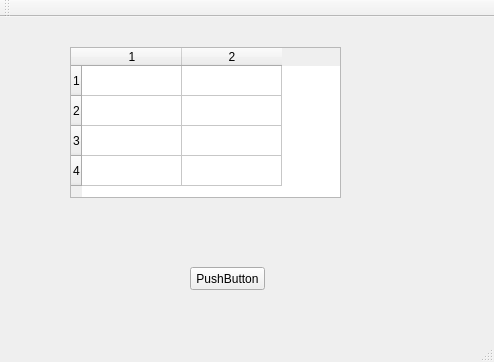
<?xml version="1.0" encoding="UTF-8"?>
<ui version="4.0">
 <class>MainWindow</class>
 <widget class="QMainWindow" name="MainWindow">
  <property name="geometry">
   <rect>
    <x>0</x>
    <y>0</y>
    <width>494</width>
    <height>362</height>
   </rect>
  </property>
  <property name="windowTitle">
   <string>MainWindow</string>
  </property>
  <widget class="QWidget" name="centralWidget">
   <widget class="QPushButton" name="pushButton">
    <property name="geometry">
     <rect>
      <x>190</x>
      <y>250</y>
      <width>75</width>
      <height>23</height>
     </rect>
    </property>
    <property name="text">
     <string>PushButton</string>
    </property>
   </widget>
   <widget class="QTableWidget" name="tableWidget">
    <property name="geometry">
     <rect>
      <x>70</x>
      <y>30</y>
      <width>271</width>
      <height>151</height>
     </rect>
    </property>
    <property name="rowCount">
     <number>4</number>
    </property>
    <property name="columnCount">
     <number>2</number>
    </property>
    <row/>
    <row/>
    <row/>
    <row/>
    <column/>
    <column/>
   </widget>
  </widget>
  <widget class="QMenuBar" name="menuBar">
   <property name="geometry">
    <rect>
     <x>0</x>
     <y>0</y>
     <width>494</width>
     <height>23</height>
    </rect>
   </property>
  </widget>
  <widget class="QToolBar" name="mainToolBar">
   <attribute name="toolBarArea">
    <enum>TopToolBarArea</enum>
   </attribute>
   <attribute name="toolBarBreak">
    <bool>false</bool>
   </attribute>
  </widget>
  <widget class="QStatusBar" name="statusBar"/>
 </widget>
 <layoutdefault spacing="6" margin="11"/>
 <resources/>
 <connections/>
</ui>
